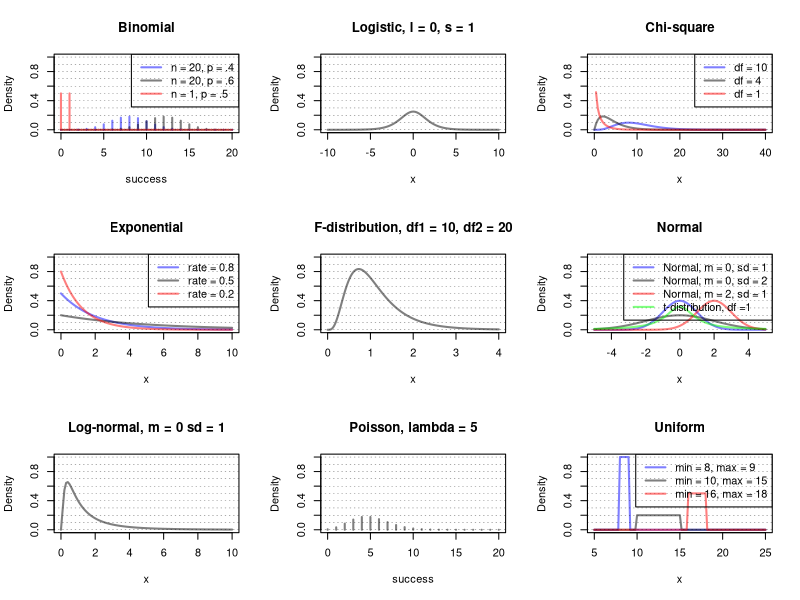
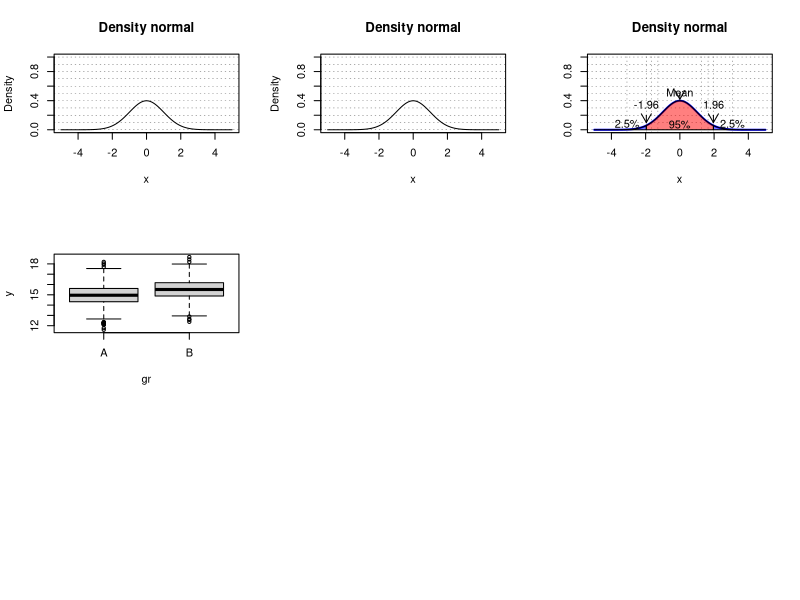

These charts were generated, in order, by the following R code:
## ---- chunk 1
# in the end, should be abour 1500 lines
knitr::opts_chunk$set(
  comment = "#",
  collapse = TRUE,
  warning = FALSE,
  message = FALSE,
  fig.width=6, fig.height=6,
  fig.retina = 3,
  fig.align = 'center'
)
## ---- chunk 2
set.seed(12345) # Sets the random nubmer generator to a fix value
vec.1.10 = 1:10 # Make the vector to chose from 
sample(x = vec.1.10, size = 4, replace = FALSE) # Sample 4 nb without replacement
sample(x = vec.1.10, size = 4, replace = TRUE) # Sample 4 nb with replacement
## ---- chunk 3
set.seed(123); table(sample(x = 0:1, size = 1000, replace = T,prob = c(.5,.5)))
## ---- chunk 4
par(mfrow = c(3,3), bg = NA)
# par(mfrow = c(1,1), bg = NA)
col = scales::alpha("black",.5)
col.r = scales::alpha("red",.5)
col.g = scales::alpha("green",.5)
col.b = scales::alpha("blue",.5)
lwd=2
# Binom
#define range of "successes"
success <- 0:20
plot(success, dbinom(x = success, size=20, prob=0.4),type='h', col = col.b, lwd=lwd, ylim = c(0,1), ylab = "Density", main = "Binomial")
curve(expr = dbinom(x = x, size=20, prob=0.6),col = col, lwd=lwd, ylim = c(0,1), type = 'h',add = T)
curve(expr = dbinom(x = x, size=1, prob=0.5),col = col.r, lwd=lwd, ylim = c(0,1), type = 'h',add = T)
abline(h=seq(0,1, by = .1), lty = 3, lwd = .3)
legend("topright",legend = c("n = 20, p = .4","n = 20, p = .6","n = 1, p = .5"),lty = c(1,1,1), col =c(col.b,col, col.r), lwd = 2)

# Logistic
curve(dlogis(x,location = 0, scale = 1), from=-10, to=10, col = col, lwd=lwd, ylim = c(0,1), ylab = "Density", main = "Logistic, l = 0, s = 1")
abline(h=seq(0,1, by = .1), lty = 3, lwd = .3)

# Chi-sq
curve(dchisq(x, df = 10), from = 0, to = 40, col = col.b, lwd=lwd, ylim = c(0,1), ylab = "Density", main = "Chi-square")
curve(dchisq(x, df = 4), from = 0, to = 40, col = col, lwd=lwd, ylim = c(0,1), add = T)
curve(dchisq(x, df = 1), from = 0, to = 40, col = col.r, lwd=lwd, ylim = c(0,1), add = T)
abline(h=seq(0,1, by = .1), lty = 3, lwd = .3)
legend("topright",legend = c("df = 10","df = 4","df = 1"),lty = c(1,1,1), col =c(col.b,col, col.r), lwd = 2)

# Exponential 
curve(dexp(x, rate = .5), from=0, to=10, col=col.b, lwd=lwd, ylim = c(0,1), ylab = "Density", main = "Exponential")
curve(dexp(x, rate = .2), from=0, to=10, col=col, lwd=lwd, ylim = c(0,1),add = T)
curve(dexp(x, rate = .8), from=0, to=10, col=col.r, lwd=lwd, ylim = c(0,1),add = T)
abline(h=seq(0,1, by = .1), lty = 3, lwd = .3)
legend("topright",legend = c("rate = 0.8","rate = 0.5","rate = 0.2"),lty = c(1,1,1), col =c(col.b,col,col.r), lwd = 2)

# F-distribution
curve(df(x, df1 = 10, df2 = 20), from = 0, to = 4, n = 5000, col= col, lwd=lwd, ylim = c(0,1), ylab = "Density", main = "F-distribution, df1 = 10, df2 = 20")
abline(h=seq(0,1, by = .1), lty = 3, lwd = .3)

# normal 
curve(expr = dnorm(x = x, mean=0,sd=1), from = -5, to = 5, col=col.b, lwd=lwd, ylim = c(0,1), ylab = "Density", main = "Normal")
curve(expr = dnorm(x = x, mean=0,sd=2), from = -5, to = 5, col=col, lwd=lwd, ylim = c(0,1), add = T)
curve(expr = dnorm(x = x, mean=2,sd=1), from = -5, to = 5, col=col.r, lwd=lwd, ylim = c(0,1), add = T)
curve(dt(x, df=1), from=-5, to=5, col=col.g, lty = 1, lwd=lwd, ylim = c(0,1), ylab = "Density", main = "t-distribution df = 10", add=TRUE)
abline(h=seq(0,1, by = .1), lty = 3, lwd = .3)
legend("topright",legend = c("Normal, m = 0, sd = 1","Normal, m = 0, sd = 2","Normal, m = 2, sd = 1","t-distribution, df =1"),lty = c(1,1,1,1), col =c(col.b,col,col.r,col.g), lwd = 2)

# Log normal 
curve(dlnorm(x, meanlog=0, sdlog=1), from=0, to=10, col=col, lwd=lwd, ylim = c(0,1), ylab = "Density", main = "Log-normal, m = 0 sd = 1")
abline(h=seq(0,1, by = .1), lty = 3, lwd = .3)

# Poisson
plot(success, dpois(success, lambda=5), type='h', col=col, lwd=lwd, ylim = c(0,1), ylab = "Density", main = "Poisson, lambda = 5")
abline(h=seq(0,1, by = .1), lty = 3, lwd = .3)

# unifrom
curve(dunif(x, min = 8,max = 9), from=5, to=25, col=col.b, lwd=lwd, ylim = c(0,1), ylab = "Density", main = "Uniform") 
curve(dunif(x, min = 10,max = 15), from=5, to=25, col=col, lwd=lwd, ylim = c(0,1), add=T) 
curve(dunif(x, min = 16,max = 18), from=5, to=25, col=col.r, lwd=lwd, ylim = c(0,1), add = T) 
abline(h=seq(0,1, by = .1), lty = 3, lwd = .3)
legend("topright",legend = c("min = 8, max = 9","min = 10, max = 15","min = 16, max = 18"),lty = c(1,1,1), col =c(col.b,col,col.r), lwd = 2)
## ---- chunk 5
curve(expr = dnorm(x = x, mean=0,sd=1), 
      from = -5, to = 5, ylim = c(0,1),
      col="black", ylab = "Density",
      main = "Density normal") 
abline(h=seq(0,1, by = .1), 
       lty = 3, lwd = .3)

## ---- chunk 6
curve(expr = dnorm(x = x, mean=0,sd=1), 
      from = -5, to = 5, ylim = c(0,1),
      col="black", ylab = "Density",
      main = "Density normal") 
abline(h=seq(0,1, by = .1), 
       lty = 3, lwd = .3)

## ---- chunk 7
x <- seq(-5, 5, 0.1)

plot(x, dnorm(x, 0, 1), main = "Density normal", type = "l", lwd = 2, col = "blue", ylab = "", xlab = "x", ylim = c(0,1))
# quantile.normal = qnorm(seq(0,1, by = .05))
quantile.normal = qnorm(c(.999,0.001,.975,.025, .95, .05, .9, .1))
abline(v = quantile.normal[!is.infinite(quantile.normal)], lty = 3, lwd = .3) 
abline(h=seq(0,1, by = .1), lty = 3, lwd = .3)

p = 0.025 

# add the polygon to the left  
lb <- min(x) # Lower bound
ub <- qnorm(p)   # Upper bound
x2 <- seq(min(x), ub, length = 100) # New Grid
y <- dnorm(x2, 0, 1) # Densitypolygon(c(lb, x2, ub), c(0, y, 0), col = rgb(0, 0, 1, alpha = 0.5))
polygon(c(lb, x2, ub), c(0, y, 0), col = rgb(0, 0, 1, alpha = 0.5))
text(x = ub, y = p+0.04,labels = paste0(p*100,"%"),adj = 0,pos = 2)

text(x = ub, y = .2,labels = paste0(round(qnorm(p),2)),adj = 0,pos = 1,offset = -1)
arrows(x0 = ub,x1 = ub, y0 = .2,y1 = .1,code = 2,length=.1)

# add the polygon to the right 
lb <- qnorm(1-p) # Lower bound
ub <- max(x)   # Upper bound
x2 <- seq(lb, max(x), length = 100) # New Grid
y <- dnorm(x2, 0, 1) # Density
polygon(c(lb, x2, ub), c(0,y,0), col = rgb(0, 0, 1, alpha = 0.5))
text(x = lb, y = p+0.04,labels = paste0(p*100,"%"),adj = 0,pos = 4)

text(x = lb, y = .2,labels = paste0(round(qnorm(1-p),2)),adj = 0,pos = 1,offset = -1)
arrows(x0 = lb,x1 = lb, y0 = .2,y1 = .1,code = 2,length=.1)

# Add the middle (red) polygon 
lb <- qnorm(p) # Lower bound
ub <- qnorm(1-p)   # Upper bound
x2 <- seq(lb, ub, length = 100) # New Grid
y <- dnorm(x2, 0, 1) # Density
polygon(c(lb, x2, ub), c(0,y,0), col = rgb(1, 0, 0, alpha = 0.5))
text(x = mean(x2), y = .2,labels = paste0((1-2*p)*100,"%"),adj = 0,pos = 1)

text(x = 0, y = .55,labels = paste0(quote("Mean")),adj = 0,pos = 1,offset = 0)
arrows(x0 = 0,x1 = 0, y0 = .5,y1 = .42,code = 2,length=.1)

## ---- chunk 8
qnorm(p = 0.025,lower.tail = F)
## ---- chunk 9
set.seed(1234)
n <-10
rnorm(n)
## ---- chunk 10

set.seed(1234); n = 1000
y1 = rnorm(n, mean = 15, sd = 1)
y2 = rnorm(n, mean = 15.5, sd = 1)

sim.aov1 = data.frame(y = y1, gr = "A")
sim.aov2 = data.frame(y = y2, gr = "B")
df.aov = rbind(sim.aov1, sim.aov2)
df.aov$gr = factor(df.aov$gr)

aov.out = aov(y~gr, data = df.aov)
#summary(aov.out)
tk.test = TukeyHSD(aov.out)
round(tk.test$gr,2)
## ---- chunk 11
plot(y~gr, data = df.aov)
